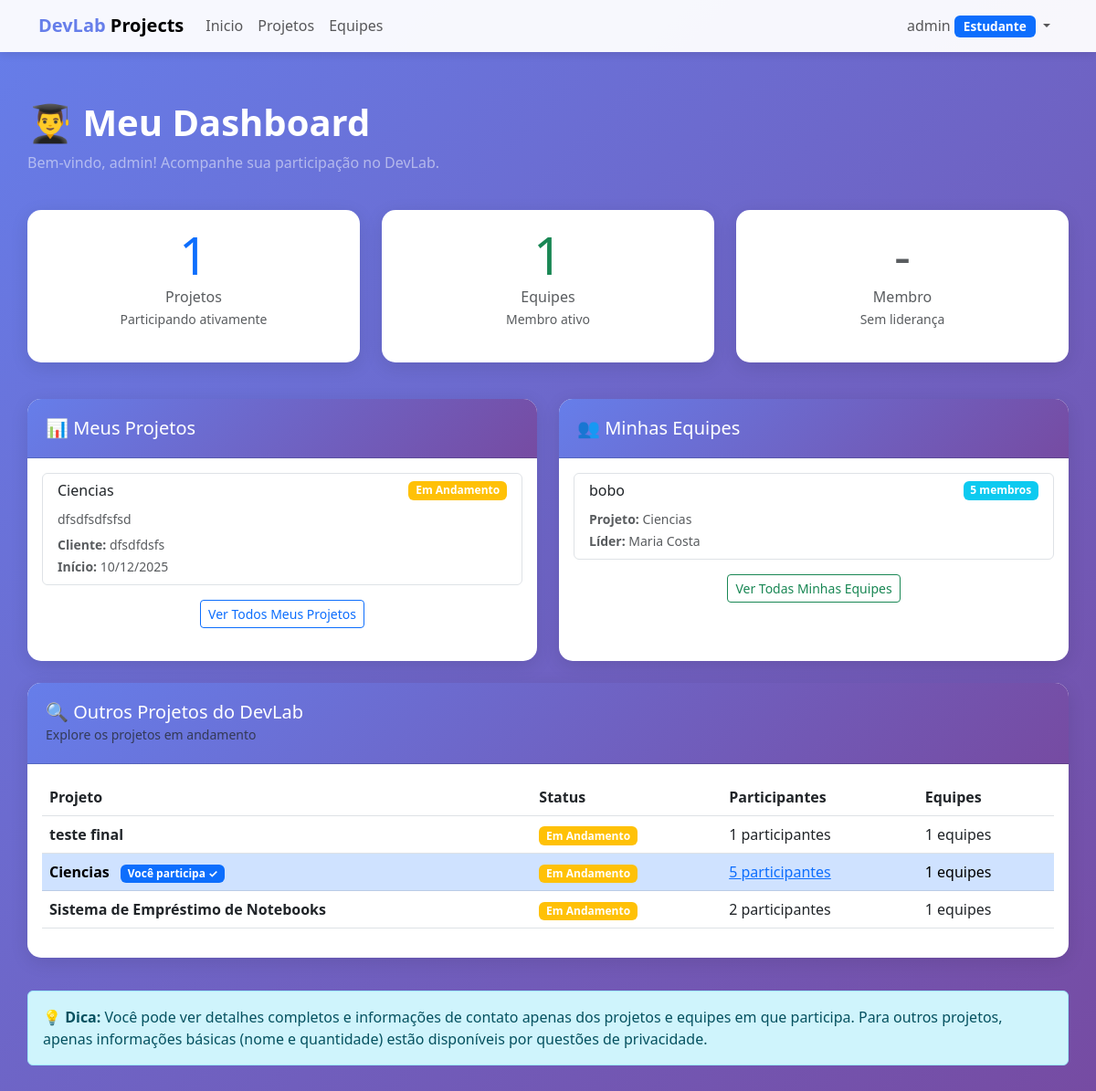
/estudante/ (signed in), run on an earlier commit of the app's database.
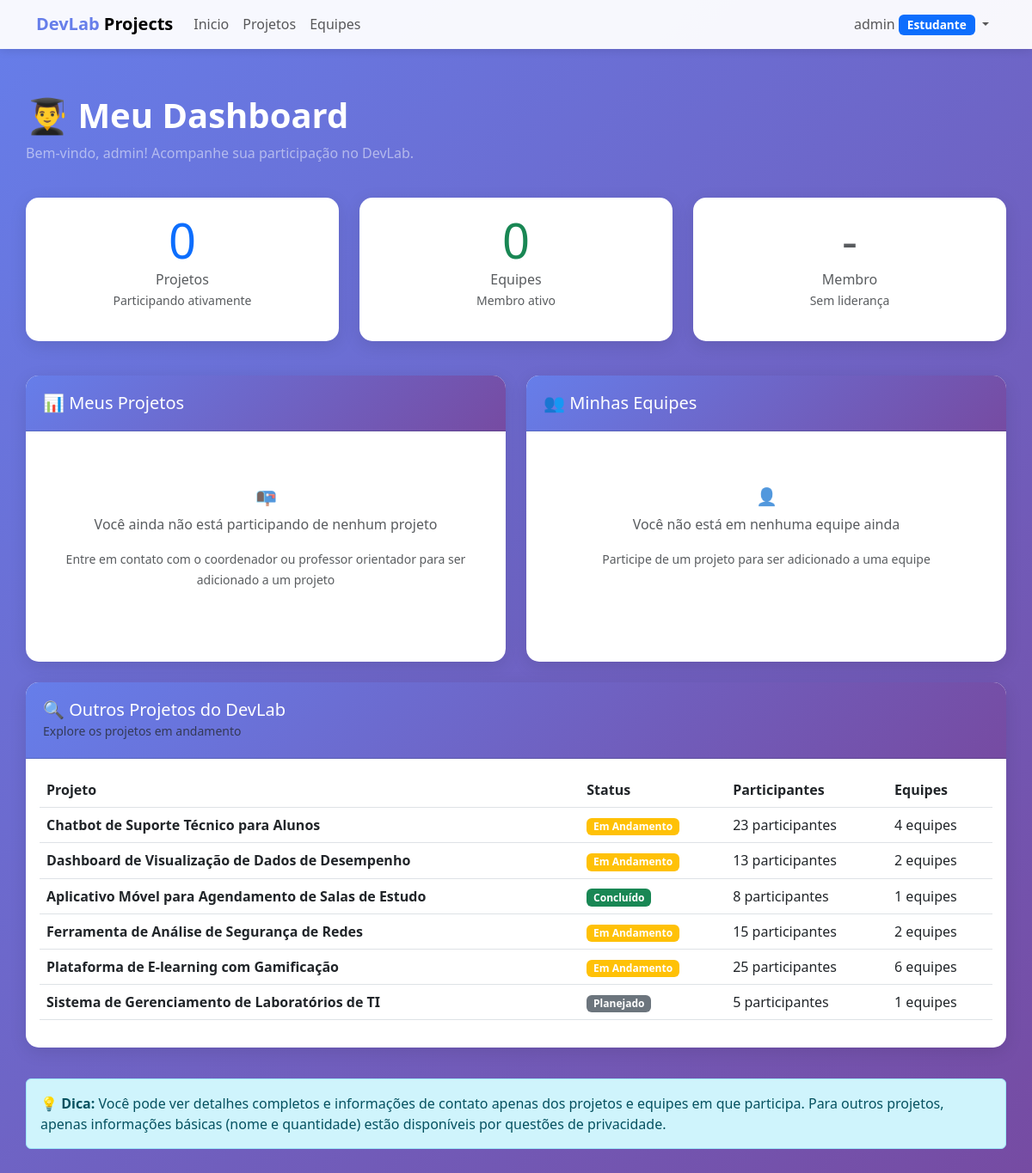
And on a later commit of the database.
### meuapp/models.py (models this page shows, shortened)
class Usuario(AbstractUser):
    TIPO_CHOICES = [
        ('coordenador', 'Coordenador'),
        ('professor', 'Professor'),
        ('estudante', 'Estudante'),
    ]
    tipo = models.CharField(max_length=20, choices=TIPO_CHOICES, default='estudante')
    matricula = models.CharField(max_length=20, unique=True, null=True, blank=True)
    cpf = models.CharField(max_length=11, unique=True, null=True, blank=True)
    data_nascimento = models.DateField(null=True, blank=True)
    funcao = models.CharField(max_length=100, blank=True, verbose_name="Função")
    class Meta:
        verbose_name = 'Usuário'
        verbose_name_plural = 'Usuários'

class Projeto(models.Model):
    STATUS_CHOICES = [
        ('planejado', 'Planejado'),
        ('andamento', 'Em Andamento'),
        ('concluido', 'Concluído'),
    ]
    titulo = models.CharField(max_length=200)
    descricao = models.TextField()
    cliente = models.CharField(max_length=200)
    status = models.CharField(max_length=20, choices=STATUS_CHOICES, default='planejado')
    data_inicio = models.DateField()
    data_fim_prevista = models.DateField()
    participantes = models.ManyToManyField(Usuario, through='ParticipacaoProjeto', related_name='projetos_participando')
    criado_em = models.DateTimeField(auto_now_add=True)
    atualizado_em = models.DateTimeField(auto_now=True)
    class Meta:
        verbose_name = 'Projeto'
        verbose_name_plural = 'Projetos'
        ordering = ['-criado_em']
    def total_participantes(self):
        return self.membros_por_equipes().count()
    def membros_por_equipes(self):
        return Usuario.objects.filter(equipes_participando__projeto=self).distinct()
    def total_equipes(self):
        return self.equipes.count()

class Equipe(models.Model):
    nome = models.CharField(max_length=100)
    descricao = models.TextField(blank=True)
    projeto = models.ForeignKey(Projeto, on_delete=models.CASCADE, related_name='equipes', null=True, blank=True)
    lider = models.OneToOneField(
        Usuario,
        on_delete=models.SET_NULL,
        null=True,
        blank=True,
        related_name='equipe_liderada',
        help_text="Líder da equipe (cada usuário pode liderar no máximo uma equipe)"
    )
    membros = models.ManyToManyField(Usuario, related_name='equipes_participando', blank=True)
    criada_em = models.DateTimeField(auto_now_add=True)
    class Meta:
        verbose_name = 'Equipe'
        verbose_name_plural = 'Equipes'
        ordering = ['projeto', 'nome']
    def total_membros(self):
        return self.membros.count()

### meuapp/views.py (the view)
# urls.py: path('estudante/', views.estudante_dashboard, name='estudante_dashboard'),
@login_required
@user_passes_test(is_estudante)
def estudante_dashboard(request):
    projetos_via_participacao = request.user.projetos_participando.all()
    projetos_via_equipes = Projeto.objects.filter(equipes__membros=request.user)
    meus_projetos = (projetos_via_participacao | projetos_via_equipes).distinct()
    minhas_equipes = request.user.equipes_participando.all()
    equipe_liderada = getattr(request.user, 'equipe_liderada', None)
    todos_projetos = Projeto.objects.all()
    context = {
        'meus_projetos': meus_projetos,
        'minhas_equipes': minhas_equipes,
        'equipe_liderada': equipe_liderada,
        'todos_projetos': todos_projetos,
    }
    return render(request, 'aluno.html', context)

### meuapp/views.py (called while the page is built)
def is_estudante(user):
    return user.is_authenticated and user.tipo == 'estudante'

### meuapp/templates/aluno.html (shortened to what this page needs)
{% extends 'base.html' %}
{% block content %}
<div class="row mb-4">
    <div class="col-12">
        <h1 class="text-white mb-2">
            <strong>👨‍🎓 Meu Dashboard</strong>
        </h1>
        <p class="text-white-50">Bem-vindo, {{ user.get_full_name|default:user.username }}! Acompanhe sua participação no DevLab.</p>
    </div>
</div>
<div class="row mb-4">
    <div class="col-md-4 mb-3">
        <div class="card text-center h-100">
            <div class="card-body">
                <h1 class="display-4 text-primary mb-0">{{ meus_projetos.count }}</h1>
                <p class="text-muted mb-0">Projetos</p>
                <small class="text-muted">Participando ativamente</small>
            </div>
        </div>
    </div>
    <div class="col-md-4 mb-3">
        <div class="card text-center h-100">
            <div class="card-body">
                <h1 class="display-4 text-success mb-0">{{ minhas_equipes.count }}</h1>
                <p class="text-muted mb-0">Equipes</p>
                <small class="text-muted">Membro ativo</small>
            </div>
        </div>
    </div>
    <div class="col-md-4 mb-3">
        <div class="card text-center h-100">
            <div class="card-body">
                {% if equipe_liderada %}
                    <h1 class="display-4 text-warning mb-0">👑</h1>
                    <p class="text-muted mb-0">Líder de Equipe</p>
                    <small class="text-success">{{ equipe_liderada.nome }}</small>
                {% else %}
                    <h1 class="display-4 text-muted mb-0">-</h1>
                    <p class="text-muted mb-0">Membro</p>
                    <small class="text-muted">Sem liderança</small>
                {% endif %}
            </div>
        </div>
    </div>
</div>
<div class="row">
    <div class="col-md-6 mb-4">
        <div class="card h-100">
            <div class="card-header">
                <h5 class="mb-0">📊 Meus Projetos</h5>
            </div>
            <div class="card-body">
                {% if meus_projetos %}
                    <div class="list-group">
                        {% for projeto in meus_projetos %}
                        <a href="{% url 'projeto_detalhes' projeto.pk %}"
                           class="list-group-item list-group-item-action">
                            <div class="d-flex w-100 justify-content-between align-items-center mb-2">
                                <h6 class="mb-0">{{ projeto.titulo }}</h6>
                                <span class="badge bg-{% if projeto.status == 'concluido' %}success{% elif projeto.status == 'andamento' %}warning{% else %}secondary{% endif %}">
                                    {{ projeto.get_status_display }}
                                </span>
                            </div>
                            <p class="mb-1 text-muted"><small>{{ projeto.descricao|truncatewords:12 }}</small></p>
                            <small class="text-muted">
                                <strong>Cliente:</strong> {{ projeto.cliente }}<br>
                                <strong>Início:</strong> {{ projeto.data_inicio|date:"d/m/Y" }}
                            </small>
                        </a>
                        {% endfor %}
                    </div>
                    <div class="text-center mt-3">
                        <a href="{% url 'projeto_lista' %}" class="btn btn-sm btn-outline-primary">
                            Ver Todos Meus Projetos
                        </a>
                    </div>
                {% else %}
                    <div class="text-center py-5">
                        <h5 class="text-muted">📭</h5>
                        <p class="text-muted">Você ainda não está participando de nenhum projeto</p>
                        <small class="text-muted">Entre em contato com o coordenador ou professor orientador para ser adicionado a um projeto</small>
                    </div>
                {% endif %}
            </div>
        </div>
    </div>
    <div class="col-md-6 mb-4">
        <div class="card h-100">
            <div class="card-header">
                <h5 class="mb-0">👥 Minhas Equipes</h5>
            </div>
            <div class="card-body">
                {% if minhas_equipes %}
                    <div class="list-group">
                        {% for equipe in minhas_equipes %}
                        <a href="{% url 'equipe_detalhes' equipe.pk %}"
                           class="list-group-item list-group-item-action">
                            <div class="d-flex w-100 justify-content-between align-items-center mb-2">
                                <h6 class="mb-0">
                                    {{ equipe.nome }}
                                </h6>
                                <span class="badge bg-info">{{ equipe.total_membros }} membros</span>
                            </div>
                            <small class="text-muted">
                                <strong>Projeto:</strong>
                                {% if equipe.projeto %}
                                    {{ equipe.projeto.titulo }}
                                {% else %}
                                    <span class="text-muted">Sem projeto</span>
                                {% endif %}
                                <br>
                                <strong>Líder:</strong>
                                {% if equipe.lider %}
                                    {{ equipe.lider.get_full_name|default:equipe.lider.username }}
                                {% else %}
                                    <span class="text-muted">Não definido</span>
                                {% endif %}
                            </small>
                        </a>
                        {% endfor %}
                    </div>
                    <div class="text-center mt-3">
                        <a href="{% url 'equipe_lista' %}" class="btn btn-sm btn-outline-success">
                            Ver Todas Minhas Equipes
                        </a>
                    </div>
                {% else %}
                    <div class="text-center py-5">
                        <h5 class="text-muted">👤</h5>
                        <p class="text-muted">Você não está em nenhuma equipe ainda</p>
                        <small class="text-muted">Participe de um projeto para ser adicionado a uma equipe</small>
                    </div>
                {% endif %}
            </div>
        </div>
    </div>
</div>
<div class="row">
    <div class="col-12">
        <div class="card">
            <div class="card-header">
                <h5 class="mb-0">🔍 Outros Projetos do DevLab</h5>
                <small class="text-muted">Explore os projetos em andamento</small>
            </div>
            <div class="card-body">
                {% if todos_projetos %}
                    <div class="table-responsive">
                        <table class="table table-hover">
                            <thead>
                                <tr>
                                    <th>Projeto</th>
                                    <th>Status</th>
                                    <th>Participantes</th>
                                    <th>Equipes</th>
                                </tr>
                            </thead>
                            <tbody>
                                {% for projeto in todos_projetos %}
                                <tr {% if projeto in meus_projetos %}class="table-primary"{% endif %}>
                                    <td>
                                        <strong>{{ projeto.titulo }}</strong>
                                        {% if projeto in meus_projetos %}
                                            <span class="badge bg-primary ms-2">Você participa ✓</span>
                                        {% endif %}
                                    </td>
                                    <td>
                                        <span class="badge bg-{% if projeto.status == 'concluido' %}success{% elif projeto.status == 'andamento' %}warning{% else %}secondary{% endif %}">
                                            {{ projeto.get_status_display }}
                                        </span>
                                    </td>
                                    <td>
                                        {% if projeto in meus_projetos %}
                                            <a href="{% url 'projeto_detalhes' projeto.pk %}">
                                                {{ projeto.total_participantes }} participantes
                                            </a>
                                        {% else %}
                                            {{ projeto.total_participantes }} participantes
                                        {% endif %}
                                    </td>
                                    <td>{{ projeto.total_equipes }} equipes</td>
                                </tr>
                                {% endfor %}
                            </tbody>
                        </table>
                    </div>
                {% else %}
                    <p class="text-muted text-center py-5">Nenhum projeto disponível no momento</p>
                {% endif %}
            </div>
        </div>
    </div>
</div>
<div class="row mt-3">
    <div class="col-12">
        <div class="alert alert-info">
            <strong>💡 Dica:</strong> Você pode ver detalhes completos e informações de contato apenas dos projetos e equipes em que participa.
            Para outros projetos, apenas informações básicas (nome e quantidade) estão disponíveis por questões de privacidade.
        </div>
    </div>
</div>
{% endblock %}

### meuapp/templates/base.html (shortened to what this page needs)
<!DOCTYPE html>
<html lang="pt-br">
<head>
    <link href="https://cdn.jsdelivr.net/npm/bootstrap@5.3.0/dist/css/bootstrap.min.css" rel="stylesheet">
</head>
<body>
    {% if user.is_authenticated %}
    <nav class="navbar navbar-expand-lg navbar-light bg-light fixed-top">
        <div class="container">
            <a class="navbar-brand fw-bold" href="{% url 'dashboard' %}">
                <span style="color: #667eea;">DevLab</span> Projects
            </a>
            <div class="collapse navbar-collapse" id="navbarNav">
                <ul class="navbar-nav me-auto">
                    <li class="nav-item">
                        <a class="nav-link" href="{% url 'dashboard' %}">Inicio</a>
                    </li>
                    <li class="nav-item">
                        <a class="nav-link" href="{% url 'projeto_lista' %}">Projetos</a>
                    </li>
                    <li class="nav-item">
                        <a class="nav-link" href="{% url 'equipe_lista' %}">Equipes</a>
                    </li>
                </ul>
                <ul class="navbar-nav">
                    <li class="nav-item dropdown">
                        <a class="nav-link dropdown-toggle" href="#" id="userDropdown" role="button"
                           data-bs-toggle="dropdown">
                            {{ user.get_full_name|default:user.username }}
                            <span class="badge bg-primary badge-tipo">{{ user.get_tipo_display }}</span>
                        </a>
                    </li>
                </ul>
            </div>
        </div>
    </nav>
    {% endif %}
    <div class="container main-content">
        {% block content %}{% endblock %}
    </div>
</body>
</html>

### meuapp/templates/base.html (style rules this page uses)
body { min-height: 100vh; background: linear-gradient(135deg, #667eea 0%, #764ba2 100%); }
.navbar { background: rgba(255, 255, 255, 0.95) !important; box-shadow: 0 2px 10px rgba(0,0,0,0.1); }
.main-content { margin-top: 80px; padding: 30px 0; }
.card { border: none; border-radius: 15px; box-shadow: 0 5px 20px rgba(0,0,0,0.1); margin-bottom: 20px; }
.card-header { background: linear-gradient(135deg, #667eea 0%, #764ba2 100%); color: white; border-radius: 15px 15px 0 0 !important; padding: 20px; }
.badge-tipo { font-size: 0.85em; padding: 5px 10px; }

What changed in the data, as far as the page shows it:
removed Projeto: titulo "Ciencias", status "Em Andamento", descricao "dfsdfsdfsfsd", cliente "dfsdfdsfs", data_inicio "10/12/2025", shows "Você participa ✓", total_participantes "5", total_equipes "1"
removed Equipe: nome "bobo", total_membros "5", projeto.titulo "Ciencias", lider.get_full_name "Maria Costa"
removed Projeto: titulo "teste final", status "Em Andamento", total_participantes "1", total_equipes "1", shown under "🔍 Outros Projetos do DevLab"
removed Projeto: titulo "Sistema de Empréstimo de Notebooks", status "Em Andamento", total_participantes "2", total_equipes "1", shown under "🔍 Outros Projetos do DevLab"
added Projeto: titulo "Chatbot de Suporte Técnico para Alunos", status "Em Andamento", total_participantes "23", total_equipes "4", shown under "🔍 Outros Projetos do DevLab"
added Projeto: titulo "Dashboard de Visualização de Dados de Desempenho", status "Em Andamento", total_participantes "13", total_equipes "2", shown under "🔍 Outros Projetos do DevLab"
added Projeto: titulo "Aplicativo Móvel para Agendamento de Salas de Estudo", status "Concluído", total_participantes "8", total_equipes "1", shown under "🔍 Outros Projetos do DevLab"
added Projeto: titulo "Ferramenta de Análise de Segurança de Redes", status "Em Andamento", total_participantes "15", total_equipes "2", shown under "🔍 Outros Projetos do DevLab"
added Projeto: titulo "Plataforma de E-learning com Gamificação", status "Em Andamento", total_participantes "25", total_equipes "6", shown under "🔍 Outros Projetos do DevLab"
added Projeto: titulo "Sistema de Gerenciamento de Laboratórios de TI", status "Planejado", total_participantes "5", total_equipes "1", shown under "🔍 Outros Projetos do DevLab"
Also different on the page:
{{ meus_projetos.count }}: "1" → "0"
{{ minhas_equipes.count }}: "1" → "0"
text no longer shown: "Ver Todos Meus Projetos Ver Todas Minhas Equipes"
text now shown: "📭 Você ainda não está participando de nenhum projeto Entre em contato com o coordenador ou professor orientador para ser adicionado a um projeto 👤 Você não está em nenhuma equipe ainda Participe de um projeto para ser adicionado a uma equipe"
